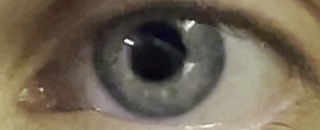
#> input picture data/reference/roi_A_rgb.png, 320 x 130 px
$ python -i video.py   (imports and definitions only)
#> lines starting #> are read from the running program, lines starting #| are printed output that depends on the picture; after the words box and inside, x2 and y2 are one past the last pixel; in counts of white or black regions, pixels touching at a corner belong together
"""Lectura de video, detección del centro pupilar y recorte de la ROI."""
from pathlib import Path
import cv2
import numpy as np

KERNEL_REFLEJO = cv2.getStructuringElement(cv2.MORPH_ELLIPSE, (25, 25))


# ----------------------------------------------------------------- video
# [26 lines left out: functions info_video, leer_frame, not called in this run]


# ------------------------------------------------------ seguimiento pupila
def seguir_pupila(frame_bgr, centro_previo, radio_busqueda=80,
                  kernel_suavizado=31, margen_oscuro=15):
    """Centro de la región más oscura dentro de una ventana alrededor de `centro_previo`."""
    h, w = frame_bgr.shape[:2]
    cx, cy = int(centro_previo[0]), int(centro_previo[1])
    x0, x1 = max(cx - radio_busqueda, 0), min(cx + radio_busqueda, w)
    y0, y1 = max(cy - radio_busqueda, 0), min(cy + radio_busqueda, h)

    ventana = cv2.cvtColor(frame_bgr[y0:y1, x0:x1], cv2.COLOR_BGR2GRAY)
    ventana = cv2.morphologyEx(ventana, cv2.MORPH_OPEN, KERNEL_REFLEJO)   # borra reflejos brillantes
    ventana = cv2.GaussianBlur(ventana, (kernel_suavizado, kernel_suavizado), 0)
    valor_min, _, punto_min, _ = cv2.minMaxLoc(ventana)

    _, binaria = cv2.threshold(ventana, int(valor_min) + margen_oscuro, 255, cv2.THRESH_BINARY_INV)
    _, etiquetas = cv2.connectedComponents(binaria)
    region = (etiquetas == etiquetas[punto_min[1], punto_min[0]]).astype(np.uint8)
    M = cv2.moments(region, binaryImage=True)
    if M["m00"] == 0:
        return cx, cy
    return x0 + int(M["m10"] / M["m00"]), y0 + int(M["m01"] / M["m00"])


def detectar_centro_inicial(frame_bgr):
    """Detección automática: busca la zona oscura dominante en todo el frame."""
    h, w = frame_bgr.shape[:2]
    return seguir_pupila(frame_bgr, (w // 2, h // 2), radio_busqueda=max(h, w))


# ------------------------------------------------------------------- ROI
# [108 lines left out: functions calcular_origen_roi, recortar_roi, preparar_referencia, guardar_vista_previa, seleccionar_roi_cv2, seleccionar_centro_cv2, not called in this run]

>>> import cv2
>>> picture = cv2.imread('../../data/reference/roi_A_rgb.png')
#> picture is the input picture: shape (130, 320, 3); mean B, G, R 83.9, 100.8, 111.6
>>> result = detectar_centro_inicial(picture)
#> in seguir_pupila, `ventana = cv2.cvtColor(frame_bgr[y0:y1, x0:x1], cv2.COLOR_BGR2GRAY)`:
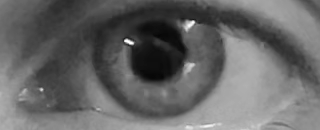
#> ventana: shape (130, 320); min 5, max 255, mean 102.1
#> in seguir_pupila, `ventana = cv2.morphologyEx(ventana, cv2.MORPH_OPEN, KERNEL_REFLEJO)`:
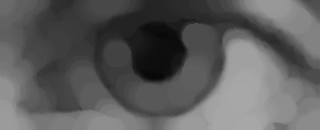
#> ventana: shape (130, 320); min 5, max 167, mean 92.4
#> in seguir_pupila, `valor_min, _, punto_min, _ = cv2.minMaxLoc(ventana)`: valor_min = 12; punto_min = (160, 34)
#> in seguir_pupila, `_, binaria = cv2.threshold(ventana, int(valor_min) + margen_oscuro, 25..`:
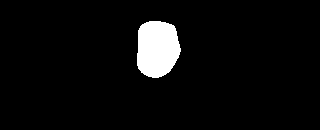
#> binaria: shape (130, 320); 4.9% white; 1 white region, box (x1, y1, x2, y2) and area: (137, 21, 181, 78) 2035
#> in seguir_pupila, `M = cv2.moments(region, binaryImage=True)`: M = moments, m00 2035, centre m10/m00, m01/m00 = (157, 48.17)
#> result = (156, 48)
